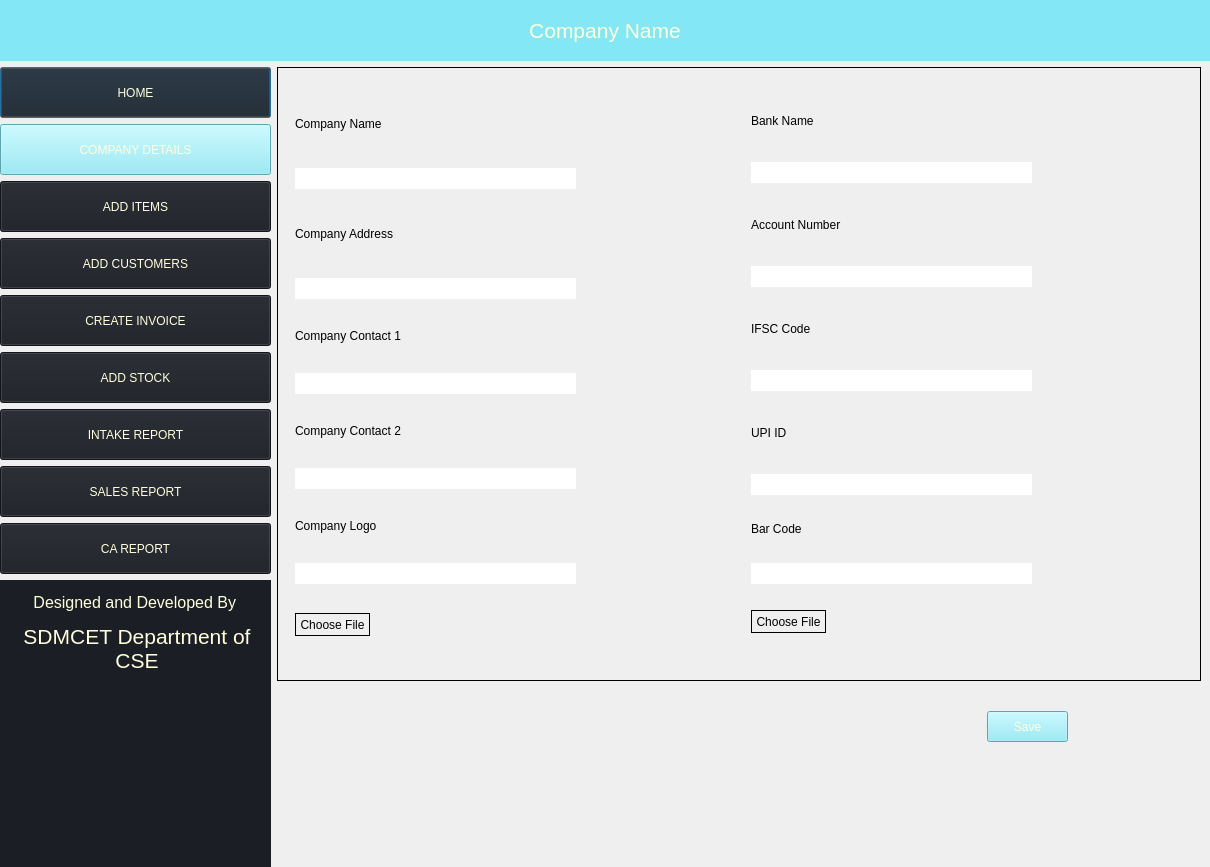
<?xml version="1.0" encoding="UTF-8"?>
<ui version="4.0">
 <class>Dialog</class>
 <widget class="QDialog" name="Dialog">
  <property name="geometry">
   <rect>
    <x>0</x>
    <y>0</y>
    <width>1210</width>
    <height>867</height>
   </rect>
  </property>
  <property name="minimumSize">
   <size>
    <width>800</width>
    <height>600</height>
   </size>
  </property>
  <property name="maximumSize">
   <size>
    <width>4096</width>
    <height>1920</height>
   </size>
  </property>
  <property name="windowTitle">
   <string>Dialog</string>
  </property>
  <layout class="QGridLayout" name="gridLayout">
   <property name="leftMargin">
    <number>0</number>
   </property>
   <property name="topMargin">
    <number>0</number>
   </property>
   <property name="rightMargin">
    <number>0</number>
   </property>
   <property name="bottomMargin">
    <number>0</number>
   </property>
   <item row="1" column="0">
    <widget class="QWidget" name="widget_2" native="true">
     <property name="minimumSize">
      <size>
       <width>271</width>
       <height>800</height>
      </size>
     </property>
     <property name="maximumSize">
      <size>
       <width>300</width>
       <height>1920</height>
      </size>
     </property>
     <layout class="QVBoxLayout" name="verticalLayout">
      <property name="leftMargin">
       <number>0</number>
      </property>
      <property name="topMargin">
       <number>0</number>
      </property>
      <property name="rightMargin">
       <number>0</number>
      </property>
      <property name="bottomMargin">
       <number>0</number>
      </property>
      <item>
       <widget class="QPushButton" name="homeBtn">
        <property name="minimumSize">
         <size>
          <width>239</width>
          <height>51</height>
         </size>
        </property>
        <property name="styleSheet">
         <string notr="true">background-color:rgb(27, 30, 36); color: rgb(255, 255, 221)</string>
        </property>
        <property name="text">
         <string>HOME</string>
        </property>
        <property name="icon">
         <iconset theme="home">
          <normaloff>../</normaloff>../</iconset>
        </property>
       </widget>
      </item>
      <item>
       <widget class="QPushButton" name="companyBtn">
        <property name="minimumSize">
         <size>
          <width>239</width>
          <height>51</height>
         </size>
        </property>
        <property name="styleSheet">
         <string notr="true">background-color: rgb(132, 231, 245); color: rgb(255, 255, 221)</string>
        </property>
        <property name="text">
         <string>COMPANY DETAILS</string>
        </property>
       </widget>
      </item>
      <item>
       <widget class="QPushButton" name="addItemsBtn">
        <property name="minimumSize">
         <size>
          <width>239</width>
          <height>51</height>
         </size>
        </property>
        <property name="styleSheet">
         <string notr="true">background-color:  rgb(27, 30, 36); color: rgb(255, 255, 221)</string>
        </property>
        <property name="text">
         <string>ADD ITEMS</string>
        </property>
       </widget>
      </item>
      <item>
       <widget class="QPushButton" name="addCustomersBtn">
        <property name="minimumSize">
         <size>
          <width>239</width>
          <height>51</height>
         </size>
        </property>
        <property name="styleSheet">
         <string notr="true">background-color:  rgb(27, 30, 36); color: rgb(255, 255, 221)</string>
        </property>
        <property name="text">
         <string>ADD CUSTOMERS</string>
        </property>
       </widget>
      </item>
      <item>
       <widget class="QPushButton" name="createInvoiceBtn">
        <property name="minimumSize">
         <size>
          <width>239</width>
          <height>51</height>
         </size>
        </property>
        <property name="styleSheet">
         <string notr="true">background-color:  rgb(27, 30, 36); color: rgb(255, 255, 221)</string>
        </property>
        <property name="text">
         <string>CREATE INVOICE</string>
        </property>
       </widget>
      </item>
      <item>
       <widget class="QPushButton" name="addStockBtn">
        <property name="minimumSize">
         <size>
          <width>239</width>
          <height>51</height>
         </size>
        </property>
        <property name="styleSheet">
         <string notr="true">background-color:  rgb(27, 30, 36); color: rgb(255, 255, 221)</string>
        </property>
        <property name="text">
         <string>ADD STOCK</string>
        </property>
       </widget>
      </item>
      <item>
       <widget class="QPushButton" name="stockDetailsBtn">
        <property name="minimumSize">
         <size>
          <width>239</width>
          <height>51</height>
         </size>
        </property>
        <property name="styleSheet">
         <string notr="true">background-color:  rgb(27, 30, 36); color: rgb(255, 255, 221)</string>
        </property>
        <property name="text">
         <string>INTAKE REPORT</string>
        </property>
       </widget>
      </item>
      <item>
       <widget class="QPushButton" name="salesReportBtn">
        <property name="minimumSize">
         <size>
          <width>239</width>
          <height>51</height>
         </size>
        </property>
        <property name="styleSheet">
         <string notr="true">background-color:  rgb(27, 30, 36); color: rgb(255, 255, 221)</string>
        </property>
        <property name="text">
         <string>SALES REPORT</string>
        </property>
       </widget>
      </item>
      <item>
       <widget class="QPushButton" name="caReportBtn">
        <property name="minimumSize">
         <size>
          <width>239</width>
          <height>51</height>
         </size>
        </property>
        <property name="styleSheet">
         <string notr="true">background-color:  rgb(27, 30, 36); color: rgb(255, 255, 221)</string>
        </property>
        <property name="text">
         <string>CA REPORT</string>
        </property>
       </widget>
      </item>
      <item>
       <widget class="QLabel" name="label_2">
        <property name="minimumSize">
         <size>
          <width>239</width>
          <height>200</height>
         </size>
        </property>
        <property name="maximumSize">
         <size>
          <width>16777215</width>
          <height>400</height>
         </size>
        </property>
        <property name="styleSheet">
         <string notr="true">background-color: rgb(27, 30, 36); color: rgb(255, 255, 221);padding-top:10px</string>
        </property>
        <property name="text">
         <string>&lt;html&gt;&lt;head/&gt;&lt;body&gt;&lt;p align=&quot;center&quot;&gt;&lt;span style=&quot; font-size:12pt;&quot;&gt;Designed and Developed By &lt;/span&gt;&lt;/p&gt;&lt;p align=&quot;center&quot;&gt;&lt;span style=&quot; font-size:16pt;&quot;&gt;SDMCET Department of CSE&lt;/span&gt;&lt;/p&gt;&lt;/body&gt;&lt;/html&gt;</string>
        </property>
        <property name="scaledContents">
         <bool>true</bool>
        </property>
        <property name="alignment">
         <set>Qt::AlignLeading|Qt::AlignLeft|Qt::AlignTop</set>
        </property>
        <property name="wordWrap">
         <bool>true</bool>
        </property>
       </widget>
      </item>
     </layout>
    </widget>
   </item>
   <item row="0" column="0" colspan="2">
    <widget class="QLabel" name="label">
     <property name="minimumSize">
      <size>
       <width>239</width>
       <height>61</height>
      </size>
     </property>
     <property name="maximumSize">
      <size>
       <width>4096</width>
       <height>61</height>
      </size>
     </property>
     <property name="styleSheet">
      <string notr="true">background-color: rgb(132, 231, 245); color: rgb(255, 255, 221)</string>
     </property>
     <property name="text">
      <string>&lt;html&gt;&lt;head/&gt;&lt;body&gt;&lt;p align=&quot;center&quot;&gt;&lt;span style=&quot; font-size:16pt;&quot;&gt;Company Name&lt;/span&gt;&lt;/p&gt;&lt;/body&gt;&lt;/html&gt;</string>
     </property>
    </widget>
   </item>
   <item row="1" column="1">
    <layout class="QVBoxLayout" name="verticalLayout_4">
     <property name="rightMargin">
      <number>9</number>
     </property>
     <item>
      <widget class="QWidget" name="widget" native="true">
       <property name="styleSheet">
        <string notr="true">border:1px solid</string>
       </property>
       <layout class="QHBoxLayout" name="horizontalLayout">
        <item>
         <widget class="QFrame" name="frame_2">
          <property name="styleSheet">
           <string notr="true">border:opx </string>
          </property>
          <layout class="QVBoxLayout" name="verticalLayout_2">
           <item>
            <widget class="QLabel" name="label_3">
             <property name="minimumSize">
              <size>
               <width>81</width>
               <height>31</height>
              </size>
             </property>
             <property name="maximumSize">
              <size>
               <width>162</width>
               <height>31</height>
              </size>
             </property>
             <property name="styleSheet">
              <string notr="true">border:0px</string>
             </property>
             <property name="text">
              <string>Company Name</string>
             </property>
            </widget>
           </item>
           <item>
            <widget class="QLineEdit" name="companyNameText">
             <property name="minimumSize">
              <size>
               <width>281</width>
               <height>21</height>
              </size>
             </property>
             <property name="maximumSize">
              <size>
               <width>281</width>
               <height>21</height>
              </size>
             </property>
            </widget>
           </item>
           <item>
            <widget class="QLabel" name="label_4">
             <property name="minimumSize">
              <size>
               <width>91</width>
               <height>31</height>
              </size>
             </property>
             <property name="maximumSize">
              <size>
               <width>162</width>
               <height>31</height>
              </size>
             </property>
             <property name="styleSheet">
              <string notr="true">border:0px</string>
             </property>
             <property name="text">
              <string>Company Address</string>
             </property>
            </widget>
           </item>
           <item>
            <widget class="QLineEdit" name="companyAddressText">
             <property name="minimumSize">
              <size>
               <width>281</width>
               <height>21</height>
              </size>
             </property>
             <property name="maximumSize">
              <size>
               <width>281</width>
               <height>21</height>
              </size>
             </property>
            </widget>
           </item>
           <item>
            <widget class="QLabel" name="label_5">
             <property name="minimumSize">
              <size>
               <width>101</width>
               <height>16</height>
              </size>
             </property>
             <property name="maximumSize">
              <size>
               <width>162</width>
               <height>16</height>
              </size>
             </property>
             <property name="styleSheet">
              <string notr="true">border:0px</string>
             </property>
             <property name="text">
              <string>Company Contact 1</string>
             </property>
            </widget>
           </item>
           <item>
            <widget class="QLineEdit" name="companyContact1Text">
             <property name="minimumSize">
              <size>
               <width>281</width>
               <height>21</height>
              </size>
             </property>
             <property name="maximumSize">
              <size>
               <width>281</width>
               <height>21</height>
              </size>
             </property>
            </widget>
           </item>
           <item>
            <widget class="QLabel" name="label_6">
             <property name="minimumSize">
              <size>
               <width>101</width>
               <height>16</height>
              </size>
             </property>
             <property name="maximumSize">
              <size>
               <width>162</width>
               <height>16</height>
              </size>
             </property>
             <property name="styleSheet">
              <string notr="true">border:0px</string>
             </property>
             <property name="text">
              <string>Company Contact 2</string>
             </property>
            </widget>
           </item>
           <item>
            <widget class="QLineEdit" name="companyContact2Text">
             <property name="minimumSize">
              <size>
               <width>281</width>
               <height>21</height>
              </size>
             </property>
             <property name="maximumSize">
              <size>
               <width>281</width>
               <height>21</height>
              </size>
             </property>
            </widget>
           </item>
           <item>
            <widget class="QLabel" name="label_9">
             <property name="maximumSize">
              <size>
               <width>162</width>
               <height>16</height>
              </size>
             </property>
             <property name="styleSheet">
              <string notr="true">border:0px</string>
             </property>
             <property name="text">
              <string>Company Logo</string>
             </property>
            </widget>
           </item>
           <item>
            <widget class="QLineEdit" name="companyLogoText">
             <property name="enabled">
              <bool>false</bool>
             </property>
             <property name="minimumSize">
              <size>
               <width>281</width>
               <height>21</height>
              </size>
             </property>
             <property name="maximumSize">
              <size>
               <width>281</width>
               <height>21</height>
              </size>
             </property>
            </widget>
           </item>
           <item>
            <widget class="QPushButton" name="logoBtn">
             <property name="maximumSize">
              <size>
               <width>75</width>
               <height>23</height>
              </size>
             </property>
             <property name="styleSheet">
              <string notr="true">border: 1px solid</string>
             </property>
             <property name="text">
              <string>Choose File</string>
             </property>
            </widget>
           </item>
          </layout>
         </widget>
        </item>
        <item>
         <widget class="QFrame" name="frame_3">
          <property name="styleSheet">
           <string notr="true">border:0px</string>
          </property>
          <layout class="QVBoxLayout" name="verticalLayout_3">
           <item>
            <widget class="QLabel" name="label_11">
             <property name="minimumSize">
              <size>
               <width>81</width>
               <height>31</height>
              </size>
             </property>
             <property name="maximumSize">
              <size>
               <width>162</width>
               <height>31</height>
              </size>
             </property>
             <property name="styleSheet">
              <string notr="true">border:0px</string>
             </property>
             <property name="text">
              <string>Bank Name</string>
             </property>
            </widget>
           </item>
           <item>
            <widget class="QLineEdit" name="companyBankNameText">
             <property name="minimumSize">
              <size>
               <width>281</width>
               <height>21</height>
              </size>
             </property>
             <property name="maximumSize">
              <size>
               <width>281</width>
               <height>21</height>
              </size>
             </property>
            </widget>
           </item>
           <item>
            <widget class="QLabel" name="label_15">
             <property name="minimumSize">
              <size>
               <width>81</width>
               <height>31</height>
              </size>
             </property>
             <property name="maximumSize">
              <size>
               <width>162</width>
               <height>31</height>
              </size>
             </property>
             <property name="styleSheet">
              <string notr="true">border:0px</string>
             </property>
             <property name="text">
              <string>Account Number</string>
             </property>
            </widget>
           </item>
           <item>
            <widget class="QLineEdit" name="companyAcNumberText">
             <property name="minimumSize">
              <size>
               <width>281</width>
               <height>21</height>
              </size>
             </property>
             <property name="maximumSize">
              <size>
               <width>281</width>
               <height>21</height>
              </size>
             </property>
            </widget>
           </item>
           <item>
            <widget class="QLabel" name="label_12">
             <property name="minimumSize">
              <size>
               <width>81</width>
               <height>31</height>
              </size>
             </property>
             <property name="maximumSize">
              <size>
               <width>162</width>
               <height>31</height>
              </size>
             </property>
             <property name="styleSheet">
              <string notr="true">border:0px</string>
             </property>
             <property name="text">
              <string>IFSC Code</string>
             </property>
            </widget>
           </item>
           <item>
            <widget class="QLineEdit" name="companyIfscCodeText">
             <property name="minimumSize">
              <size>
               <width>281</width>
               <height>21</height>
              </size>
             </property>
             <property name="maximumSize">
              <size>
               <width>281</width>
               <height>21</height>
              </size>
             </property>
            </widget>
           </item>
           <item>
            <widget class="QLabel" name="label_10">
             <property name="minimumSize">
              <size>
               <width>81</width>
               <height>31</height>
              </size>
             </property>
             <property name="maximumSize">
              <size>
               <width>162</width>
               <height>31</height>
              </size>
             </property>
             <property name="styleSheet">
              <string notr="true">border:0px</string>
             </property>
             <property name="text">
              <string>UPI ID</string>
             </property>
            </widget>
           </item>
           <item>
            <widget class="QLineEdit" name="companyUpiIdText">
             <property name="minimumSize">
              <size>
               <width>281</width>
               <height>21</height>
              </size>
             </property>
             <property name="maximumSize">
              <size>
               <width>281</width>
               <height>21</height>
              </size>
             </property>
            </widget>
           </item>
           <item>
            <widget class="QLabel" name="label_14">
             <property name="maximumSize">
              <size>
               <width>162</width>
               <height>16</height>
              </size>
             </property>
             <property name="styleSheet">
              <string notr="true">border:0px</string>
             </property>
             <property name="text">
              <string>Bar Code</string>
             </property>
            </widget>
           </item>
           <item>
            <widget class="QLineEdit" name="companyBarCodeText">
             <property name="enabled">
              <bool>false</bool>
             </property>
             <property name="minimumSize">
              <size>
               <width>281</width>
               <height>21</height>
              </size>
             </property>
             <property name="maximumSize">
              <size>
               <width>281</width>
               <height>21</height>
              </size>
             </property>
            </widget>
           </item>
           <item>
            <widget class="QPushButton" name="barCodeBtn">
             <property name="minimumSize">
              <size>
               <width>75</width>
               <height>23</height>
              </size>
             </property>
             <property name="maximumSize">
              <size>
               <width>75</width>
               <height>23</height>
              </size>
             </property>
             <property name="styleSheet">
              <string notr="true">border: 1px solid
</string>
             </property>
             <property name="text">
              <string>Choose File</string>
             </property>
            </widget>
           </item>
          </layout>
         </widget>
        </item>
       </layout>
      </widget>
     </item>
     <item>
      <widget class="QWidget" name="widget" native="true">
       <property name="sizePolicy">
        <sizepolicy hsizetype="Expanding" vsizetype="Preferred">
         <horstretch>0</horstretch>
         <verstretch>0</verstretch>
        </sizepolicy>
       </property>
       <property name="minimumSize">
        <size>
         <width>450</width>
         <height>0</height>
        </size>
       </property>
       <property name="maximumSize">
        <size>
         <width>800</width>
         <height>80</height>
        </size>
       </property>
       <layout class="QHBoxLayout" name="horizontalLayout_2">
        <item>
         <spacer name="horizontalSpacer_2">
          <property name="orientation">
           <enum>Qt::Horizontal</enum>
          </property>
          <property name="sizeType">
           <enum>QSizePolicy::Expanding</enum>
          </property>
          <property name="sizeHint" stdset="0">
           <size>
            <width>800</width>
            <height>20</height>
           </size>
          </property>
         </spacer>
        </item>
        <item>
         <widget class="QPushButton" name="saveDetailsBtn">
          <property name="minimumSize">
           <size>
            <width>81</width>
            <height>31</height>
           </size>
          </property>
          <property name="maximumSize">
           <size>
            <width>81</width>
            <height>31</height>
           </size>
          </property>
          <property name="styleSheet">
           <string notr="true">background-color:rgb(132, 231, 245); color: rgb(255, 255, 221)</string>
          </property>
          <property name="text">
           <string>Save</string>
          </property>
         </widget>
        </item>
       </layout>
      </widget>
     </item>
     <item>
      <spacer name="verticalSpacer">
       <property name="orientation">
        <enum>Qt::Vertical</enum>
       </property>
       <property name="sizeType">
        <enum>QSizePolicy::Fixed</enum>
       </property>
       <property name="sizeHint" stdset="0">
        <size>
         <width>20</width>
         <height>100</height>
        </size>
       </property>
      </spacer>
     </item>
    </layout>
   </item>
  </layout>
 </widget>
 <tabstops>
  <tabstop>homeBtn</tabstop>
  <tabstop>companyBtn</tabstop>
  <tabstop>addItemsBtn</tabstop>
  <tabstop>createInvoiceBtn</tabstop>
  <tabstop>addStockBtn</tabstop>
 </tabstops>
 <resources>
  <include location="logo.qrc"/>
 </resources>
 <connections/>
</ui>
